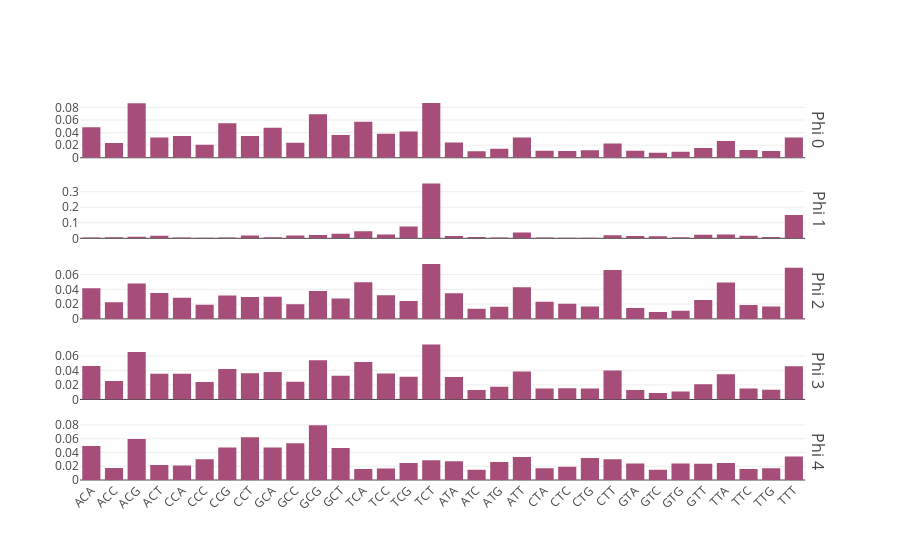

Notebook code for this chart:
### Code cell
plot_phi(init['phi'])

### Figure 1 — Plotly figure (JSON) as saved in the notebook; plotly's stock layout.template omitted (floating-point values rounded to 4 significant figures)
{"data": [{"hoverinfo": "y", "marker": {"color": ["#a64d79", "#a64d79", "#a64d79", "#a64d79", "#a64d79", "#a64d79", "#a64d79", "#a64d79", "#a64d79", "#a64d79", "#a64d79", "#a64d79", "#a64d79", "#a64d79", "#a64d79", "#a64d79", "#a64d79", "#a64d79", "#a64d79", "#a64d79", "#a64d79", "#a64d79", "#a64d79", "#a64d79", "#a64d79", "#a64d79", "#a64d79", "#a64d79", "#a64d79", "#a64d79", "#a64d79", "#a64d79"]}, "showlegend": false, "textposition": "auto", "type": "bar", "x": ["ACA", "ACC", "ACG", "ACT", "CCA", "CCC", "CCG", "CCT", "GCA", "GCC", "GCG", "GCT", "TCA", "TCC", "TCG", "TCT", "ATA", "ATC", "ATG", "ATT", "CTA", "CTC", "CTG", "CTT", "GTA", "GTC", "GTG", "GTT", "TTA", "TTC", "TTG", "TTT"], "xaxis": "x", "y": [0.04849, 0.02327, 0.08677, 0.03235, 0.03452, 0.02059, 0.05494, 0.03453, 0.04773, 0.0237, 0.06915, 0.03627, 0.05708, 0.03814, 0.04179, 0.08716, 0.02431, 0.01016, 0.01445, 0.03198, 0.01099, 0.01069, 0.0121, 0.02255, 0.01132, 0.00805, 0.009586, 0.01551, 0.02647, 0.01215, 0.01088, 0.03232], "yaxis": "y"}, {"hoverinfo": "y", "marker": {"color": ["#a64d79", "#a64d79", "#a64d79", "#a64d79", "#a64d79", "#a64d79", "#a64d79", "#a64d79", "#a64d79", "#a64d79", "#a64d79", "#a64d79", "#a64d79", "#a64d79", "#a64d79", "#a64d79", "#a64d79", "#a64d79", "#a64d79", "#a64d79", "#a64d79", "#a64d79", "#a64d79", "#a64d79", "#a64d79", "#a64d79", "#a64d79", "#a64d79", "#a64d79", "#a64d79", "#a64d79", "#a64d79"]}, "showlegend": false, "textposition": "auto", "type": "bar", "x": ["ACA", "ACC", "ACG", "ACT", "CCA", "CCC", "CCG", "CCT", "GCA", "GCC", "GCG", "GCT", "TCA", "TCC", "TCG", "TCT", "ATA", "ATC", "ATG", "ATT", "CTA", "CTC", "CTG", "CTT", "GTA", "GTC", "GTG", "GTT", "TTA", "TTC", "TTG", "TTT"], "xaxis": "x2", "y": [0.004727, 0.007023, 0.009504, 0.01632, 0.0047, 0.003423, 0.00466, 0.01786, 0.006906, 0.01842, 0.02143, 0.02963, 0.04603, 0.02385, 0.07565, 0.3536, 0.01436, 0.008682, 0.005114, 0.03748, 0.005019, 0.003508, 0.004101, 0.02013, 0.01553, 0.01413, 0.006432, 0.02339, 0.02423, 0.01638, 0.007995, 0.1498], "yaxis": "y2"}, {"hoverinfo": "y", "marker": {"color": ["#a64d79", "#a64d79", "#a64d79", "#a64d79", "#a64d79", "#a64d79", "#a64d79", "#a64d79", "#a64d79", "#a64d79", "#a64d79", "#a64d79", "#a64d79", "#a64d79", "#a64d79", "#a64d79", "#a64d79", "#a64d79", "#a64d79", "#a64d79", "#a64d79", "#a64d79", "#a64d79", "#a64d79", "#a64d79", "#a64d79", "#a64d79", "#a64d79", "#a64d79", "#a64d79", "#a64d79", "#a64d79"]}, "showlegend": false, "textposition": "auto", "type": "bar", "x": ["ACA", "ACC", "ACG", "ACT", "CCA", "CCC", "CCG", "CCT", "GCA", "GCC", "GCG", "GCT", "TCA", "TCC", "TCG", "TCT", "ATA", "ATC", "ATG", "ATT", "CTA", "CTC", "CTG", "CTT", "GTA", "GTC", "GTG", "GTT", "TTA", "TTC", "TTG", "TTT"], "xaxis": "x3", "y": [0.04146, 0.0225, 0.04793, 0.03516, 0.02871, 0.01918, 0.03171, 0.02962, 0.03003, 0.01992, 0.03771, 0.02759, 0.04951, 0.03204, 0.02403, 0.07424, 0.03477, 0.01365, 0.01649, 0.04272, 0.02322, 0.02036, 0.01671, 0.06613, 0.01456, 0.009342, 0.01097, 0.02567, 0.04931, 0.01891, 0.01659, 0.06924], "yaxis": "y3"}, {"hoverinfo": "y", "marker": {"color": ["#a64d79", "#a64d79", "#a64d79", "#a64d79", "#a64d79", "#a64d79", "#a64d79", "#a64d79", "#a64d79", "#a64d79", "#a64d79", "#a64d79", "#a64d79", "#a64d79", "#a64d79", "#a64d79", "#a64d79", "#a64d79", "#a64d79", "#a64d79", "#a64d79", "#a64d79", "#a64d79", "#a64d79", "#a64d79", "#a64d79", "#a64d79", "#a64d79", "#a64d79", "#a64d79", "#a64d79", "#a64d79"]}, "showlegend": false, "textposition": "auto", "type": "bar", "x": ["ACA", "ACC", "ACG", "ACT", "CCA", "CCC", "CCG", "CCT", "GCA", "GCC", "GCG", "GCT", "TCA", "TCC", "TCG", "TCT", "ATA", "ATC", "ATG", "ATT", "CTA", "CTC", "CTG", "CTT", "GTA", "GTC", "GTG", "GTT", "TTA", "TTC", "TTG", "TTT"], "xaxis": "x4", "y": [0.0461, 0.02546, 0.06528, 0.03551, 0.03524, 0.02413, 0.04188, 0.03589, 0.03789, 0.02425, 0.05392, 0.03251, 0.05148, 0.03565, 0.03132, 0.07556, 0.031, 0.01301, 0.01748, 0.03844, 0.01502, 0.01555, 0.01517, 0.03977, 0.01305, 0.008713, 0.01077, 0.02081, 0.0347, 0.01521, 0.0134, 0.04585], "yaxis": "y4"}, {"hoverinfo": "y", "marker": {"color": ["#a64d79", "#a64d79", "#a64d79", "#a64d79", "#a64d79", "#a64d79", "#a64d79", "#a64d79", "#a64d79", "#a64d79", "#a64d79", "#a64d79", "#a64d79", "#a64d79", "#a64d79", "#a64d79", "#a64d79", "#a64d79", "#a64d79", "#a64d79", "#a64d79", "#a64d79", "#a64d79", "#a64d79", "#a64d79", "#a64d79", "#a64d79", "#a64d79", "#a64d79", "#a64d79", "#a64d79", "#a64d79"]}, "showlegend": false, "textposition": "auto", "type": "bar", "x": ["ACA", "ACC", "ACG", "ACT", "CCA", "CCC", "CCG", "CCT", "GCA", "GCC", "GCG", "GCT", "TCA", "TCC", "TCG", "TCT", "ATA", "ATC", "ATG", "ATT", "CTA", "CTC", "CTG", "CTT", "GTA", "GTC", "GTG", "GTT", "TTA", "TTC", "TTG", "TTT"], "xaxis": "x5", "y": [0.04929, 0.01751, 0.05974, 0.02174, 0.02122, 0.03014, 0.04725, 0.0622, 0.04708, 0.05339, 0.07971, 0.0466, 0.01597, 0.01669, 0.02472, 0.02874, 0.02721, 0.015, 0.02632, 0.03358, 0.017, 0.01916, 0.03182, 0.03032, 0.02394, 0.01472, 0.0238, 0.02343, 0.02478, 0.01583, 0.01708, 0.03404], "yaxis": "y5"}], "layout": {"annotations": [{"font": {"size": 16}, "showarrow": false, "text": "Phi 0", "textangle": 90, "x": 0.98, "xanchor": "left", "xref": "paper", "y": 0.924, "yanchor": "middle", "yref": "paper"}, {"font": {"size": 16}, "showarrow": false, "text": "Phi 1", "textangle": 90, "x": 0.98, "xanchor": "left", "xref": "paper", "y": 0.712, "yanchor": "middle", "yref": "paper"}, {"font": {"size": 16}, "showarrow": false, "text": "Phi 2", "textangle": 90, "x": 0.98, "xanchor": "left", "xref": "paper", "y": 0.5, "yanchor": "middle", "yref": "paper"}, {"font": {"size": 16}, "showarrow": false, "text": "Phi 3", "textangle": 90, "x": 0.98, "xanchor": "left", "xref": "paper", "y": 0.288, "yanchor": "middle", "yref": "paper"}, {"font": {"size": 16}, "showarrow": false, "text": "Phi 4", "textangle": 90, "x": 0.98, "xanchor": "left", "xref": "paper", "y": 0.076, "yanchor": "middle", "yref": "paper"}], "xaxis": {"anchor": "y", "domain": [0, 0.98], "matches": "x", "showticklabels": false, "tickangle": -45}, "xaxis2": {"anchor": "y2", "domain": [0, 0.98], "matches": "x", "showticklabels": false, "tickangle": -45}, "xaxis3": {"anchor": "y3", "domain": [0, 0.98], "matches": "x", "showticklabels": false, "tickangle": -45}, "xaxis4": {"anchor": "y4", "domain": [0, 0.98], "matches": "x", "showticklabels": false, "tickangle": -45}, "xaxis5": {"anchor": "y5", "domain": [0, 0.98], "matches": "x", "tickangle": -45}, "yaxis": {"anchor": "x", "domain": [0.848, 1]}, "yaxis2": {"anchor": "x2", "domain": [0.636, 0.788]}, "yaxis3": {"anchor": "x3", "domain": [0.424, 0.576]}, "yaxis4": {"anchor": "x4", "domain": [0.212, 0.364]}, "yaxis5": {"anchor": "x5", "domain": [0, 0.152]}}}
